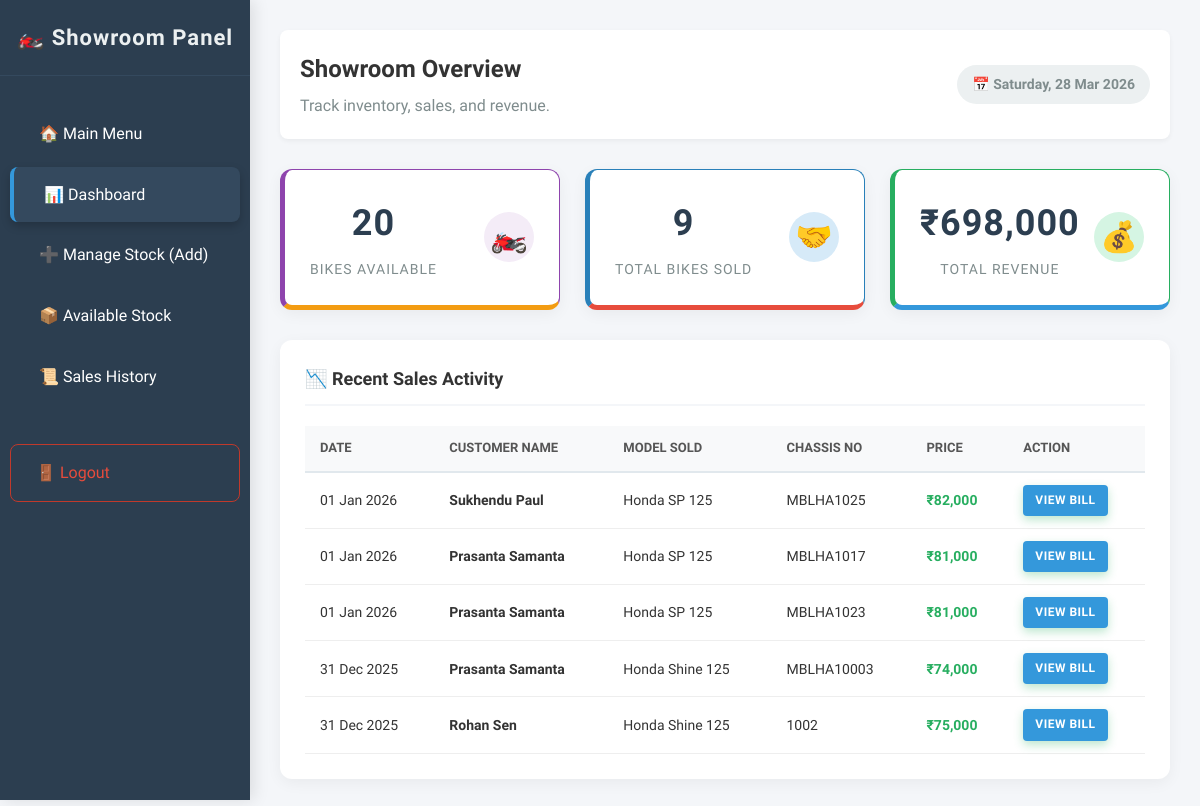
Page /showroom_dashboard.php on the committed database.
### tables this page shows
CREATE TABLE IF NOT EXISTS `bike_sales` (
  `id` int NOT NULL AUTO_INCREMENT,
  `customer_id` int DEFAULT NULL,
  `stock_id` int DEFAULT NULL,
  `sale_date` datetime DEFAULT CURRENT_TIMESTAMP,
  `final_price` decimal(10,2) DEFAULT NULL,
  `payment_method` varchar(50) DEFAULT NULL,
  PRIMARY KEY (`id`)
);

CREATE TABLE IF NOT EXISTS `customers` (
  `id` int NOT NULL AUTO_INCREMENT,
  `name` varchar(100) DEFAULT NULL,
  `phone` varchar(15) DEFAULT NULL,
  `address` text,
  PRIMARY KEY (`id`)
);

CREATE TABLE IF NOT EXISTS `showroom_stock` (
  `id` int NOT NULL AUTO_INCREMENT,
  `model_name` varchar(100) DEFAULT NULL,
  `color` varchar(50) DEFAULT NULL,
  `chassis_no` varchar(100) DEFAULT NULL,
  `engine_no` varchar(100) DEFAULT NULL,
  `purchase_price` decimal(10,2) DEFAULT NULL,
  `showroom_price` decimal(10,2) DEFAULT NULL,
  `status` varchar(20) DEFAULT 'Available',
  PRIMARY KEY (`id`),
  UNIQUE KEY `chassis_no` (`chassis_no`),
  UNIQUE KEY `engine_no` (`engine_no`)
);

### showroom_dashboard.php (the view, shortened to what this page needs)
<?php
include 'db.php';
?>
<!DOCTYPE html>
<html>
<head>
    <link rel="stylesheet" href="style.css">
</head>
<body>
<div class="sidebar">
    <h2>🏍️ Showroom Panel</h2>
    <a href="dashboard.php">🏠 Main Menu</a>
    <a href="showroom_dashboard.php" class="active">📊 Dashboard</a>
    <a href="showroom.php">➕ Manage Stock (Add)</a>
    <a href="available_stock.php">📦 Available Stock</a>
    <a href="sold_bikes.php">📜 Sales History</a>
    <a href="index.php" class="logout-btn">🚪 Logout</a>
</div>
<div class="content">
    <div class="header-section">
        <div>
            <h1>Showroom Overview</h1>
            <p style="margin:5px 0 0; color:#7f8c8d;">Track inventory, sales, and revenue.</p>
        </div>
        <div class="date-badge">📅 <?php echo date("l, d M Y"); ?></div>
    </div>
    <div class="card-grid">
        <div class="card card-purple">
            <div class="card-info">
                <?php
                $stock_q = mysqli_query($conn, "SELECT COUNT(*) as count FROM showroom_stock WHERE status='Available'");
                $stock = mysqli_fetch_assoc($stock_q);
                ?>
                <h3><?php echo $stock['count']; ?></h3>
                <p>Bikes Available</p>
            </div>
            <div class="icon-box">🏍️</div>
        </div>
        <div class="card card-blue">
            <div class="card-info">
                <?php
                $sold_q = mysqli_query($conn, "SELECT COUNT(*) as count FROM bike_sales");
                $sold = mysqli_fetch_assoc($sold_q);
                ?>
                <h3><?php echo $sold['count']; ?></h3>
                <p>Total Bikes Sold</p>
            </div>
            <div class="icon-box">🤝</div>
        </div>
        <div class="card card-green">
            <div class="card-info">
                <?php
                $rev_q = mysqli_query($conn, "SELECT SUM(final_price) as total FROM bike_sales");
                $rev = mysqli_fetch_assoc($rev_q);
                $total_rev = $rev['total'] ? $rev['total'] : 0;
                ?>
                <h3>₹<?php echo number_format($total_rev); ?></h3>
                <p>Total Revenue</p>
            </div>
            <div class="icon-box">💰</div>
        </div>
    </div>
    <div class="table-container">
        <div class="table-header">📉 Recent Sales Activity</div>
        <table>
            <thead>
                <tr>
                    <th>Date</th>
                    <th>Customer Name</th>
                    <th>Model Sold</th>
                    <th>Chassis No</th>
                    <th>Price</th>
                    <th>Action</th>
                </tr>
            </thead>
            <tbody>
                <?php
                $sql = "SELECT s.id, s.sale_date, s.final_price, c.name, st.model_name, st.chassis_no
                        FROM bike_sales s
                        JOIN customers c ON s.customer_id = c.id
                        JOIN showroom_stock st ON s.stock_id = st.id
                        ORDER BY s.id DESC LIMIT 5";
                $res = mysqli_query($conn, $sql);
                if(mysqli_num_rows($res) > 0) {
                    while($row = mysqli_fetch_assoc($res)) {
                        $date = date("d M Y", strtotime($row['sale_date']));
                        echo "<tr>
                                <td>{$date}</td>
                                <td><b>{$row['name']}</b></td>
                                <td>{$row['model_name']}</td>
                                <td>{$row['chassis_no']}</td>
                                <td class='price-text'>₹" . number_format($row['final_price']) . "</td>
                                <td><a href='print_bill.php?id={$row['id']}' class='action-btn'>View Bill</a></td>
                              </tr>";
                    }
                } else {
                    echo "<tr><td colspan='6' style='text-align:center; padding:20px; color:#999;'>No sales recorded yet.</td></tr>";
                }
                ?>
            </tbody>
        </table>
    </div>
</div>
</body>
</html>

### style.css (style rules this page uses)
* { box-sizing: border-box; }
body { font-family: 'Segoe UI', 'Roboto', Helvetica, Arial, sans-serif; margin: 0; padding: 0; background-color: #f0f4f8; color: #333; line-height: 1.6; }
h1, h2, h3, h4 { color: #2c3e50; font-weight: 600; margin-top: 0; }
.sidebar { width: 260px; height: 100vh; background: linear-gradient(180deg, #2c3e50 0%, #1a252f 100%); color: white; padding-top: 25px; position: fixed; left: 0; top: 0; box-shadow: 4px 0 15px rgba(0,0,0,0.1); z-index: 1000; overflow-y: auto; }
.sidebar h2 { text-align: center; color: #ecf0f1; font-size: 22px; margin-bottom: 30px; padding-bottom: 15px; border-bottom: 1px solid #34495e; letter-spacing: 1px; }
.sidebar a { display: block; color: #bdc3c7; text-decoration: none; padding: 15px 25px; margin: 5px 10px; border-radius: 8px; transition: all 0.3s ease; font-size: 15px; border-left: 4px solid transparent; }
.sidebar a:hover, .sidebar a.active { background: #34495e; color: white; padding-left: 30px; border-left: 4px solid #3498db; box-shadow: 0 4px 10px rgba(0,0,0,0.2); }
.sidebar a[href*="index.php"], .logout-btn { margin-top: 40px; border: 1px solid #c0392b; color: #e74c3c; }
.content { margin-left: 260px; padding: 40px; min-height: 100vh; }
.header, .header-section { background: white; padding: 25px; border-radius: 12px; box-shadow: 0 5px 20px rgba(0, 0, 0, 0.05); margin-bottom: 30px; display: flex; justify-content: space-between; align-items: center; }
.card-container, .card-grid { display: flex; gap: 25px; flex-wrap: wrap; margin-bottom: 30px; }
.card { background: white; flex: 1; min-width: 250px; padding: 25px; border-radius: 15px; text-align: center; box-shadow: 0 10px 25px rgba(0, 0, 0, 0.05); transition: transform 0.3s ease, box-shadow 0.3s ease; border: 1px solid #eee; position: relative; overflow: hidden; }
.card h3 { margin: 0; color: #7f8c8d; font-size: 14px; text-transform: uppercase; letter-spacing: 1px; }
.card:nth-child(1) { border-bottom: 5px solid #f39c12; }
.card:nth-child(2) { border-bottom: 5px solid #e74c3c; }
.card:nth-child(3) { border-bottom: 5px solid #3498db; }
button, input[type="submit"], .action-btn, .search-btn, .view-stock-btn { background: linear-gradient(135deg, #27ae60 0%, #2ecc71 100%); color: white; padding: 12px 25px; border: none; border-radius: 8px; cursor: pointer; font-size: 15px; font-weight: 600; text-transform: uppercase; letter-spacing: 0.5px; transition: all 0.3s ease; display: inline-block; text-align: center; box-shadow: 0 4px 10px rgba(39, 174, 96, 0.3); }
.table-container { background: white; padding: 10px; border-radius: 12px; box-shadow: 0 5px 20px rgba(0, 0, 0, 0.05); overflow: hidden; }
table { width: 100%; border-collapse: collapse; margin-top: 10px; }
thead tr { background-color: #f8f9fa; text-align: left; }
th { padding: 15px; color: #2c3e50; font-weight: 700; font-size: 13px; text-transform: uppercase; border-bottom: 2px solid #e1e8ed; }
td { padding: 15px; border-bottom: 1px solid #f1f1f1; color: #555; font-size: 14px; }

### rows in the picture
bike_sales: sale_date "01 Jan 2026", customer.name "Sukhendu Paul", showroom_stock.model_name "Honda SP 125", showroom_stock.chassis_no "MBLHA1025", final_price "82,000"
bike_sales: sale_date "01 Jan 2026", customer.name "Prasanta Samanta", showroom_stock.model_name "Honda SP 125", showroom_stock.chassis_no "MBLHA1017", final_price "81,000"
bike_sales: sale_date "01 Jan 2026", customer.name "Prasanta Samanta", showroom_stock.model_name "Honda SP 125", showroom_stock.chassis_no "MBLHA1023", final_price "81,000"
bike_sales: sale_date "31 Dec 2025", customer.name "Prasanta Samanta", showroom_stock.model_name "Honda Shine 125", showroom_stock.chassis_no "MBLHA10003", final_price "74,000"
bike_sales: sale_date "31 Dec 2025", customer.name "Rohan Sen", showroom_stock.model_name "Honda Shine 125", showroom_stock.chassis_no "1002", final_price "75,000"

### other values in the picture
$stock['count'] "20"
$sold['count'] "9"
$total_rev "698,000"
